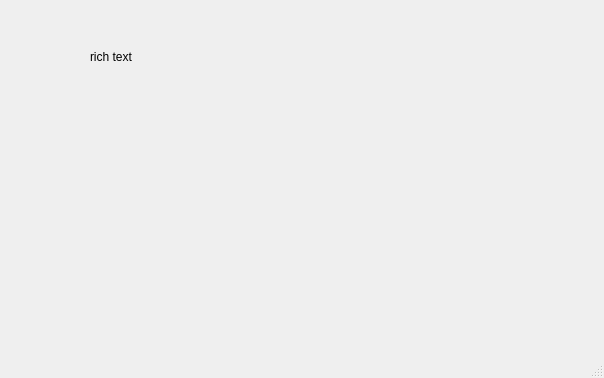
<?xml version="1.0" encoding="UTF-8"?>
<ui version="4.0">
 <class>MainWindow</class>
 <widget class="QMainWindow" name="MainWindow">
  <property name="geometry">
   <rect>
    <x>0</x>
    <y>0</y>
    <width>604</width>
    <height>378</height>
   </rect>
  </property>
  <property name="windowTitle">
   <string>MainWindow</string>
  </property>
  <widget class="QWidget" name="centralwidget">
   <widget class="QLabel" name="label">
    <property name="geometry">
     <rect>
      <x>150</x>
      <y>70</y>
      <width>271</width>
      <height>181</height>
     </rect>
    </property>
    <property name="styleSheet">
     <string notr="true"/>
    </property>
    <property name="text">
     <string/>
    </property>
    <property name="pixmap">
     <pixmap resource="../archivos/recursos.qrc">:/Ejercicios/nata.jpg</pixmap>
    </property>
    <property name="scaledContents">
     <bool>true</bool>
    </property>
   </widget>
   <widget class="QLabel" name="label_2">
    <property name="geometry">
     <rect>
      <x>90</x>
      <y>50</y>
      <width>47</width>
      <height>13</height>
     </rect>
    </property>
    <property name="text">
     <string>rich text</string>
    </property>
   </widget>
  </widget>
  <widget class="QMenuBar" name="menubar">
   <property name="geometry">
    <rect>
     <x>0</x>
     <y>0</y>
     <width>604</width>
     <height>21</height>
    </rect>
   </property>
  </widget>
  <widget class="QStatusBar" name="statusbar"/>
 </widget>
 <resources>
  <include location="../archivos/recursos.qrc"/>
 </resources>
 <connections/>
</ui>
